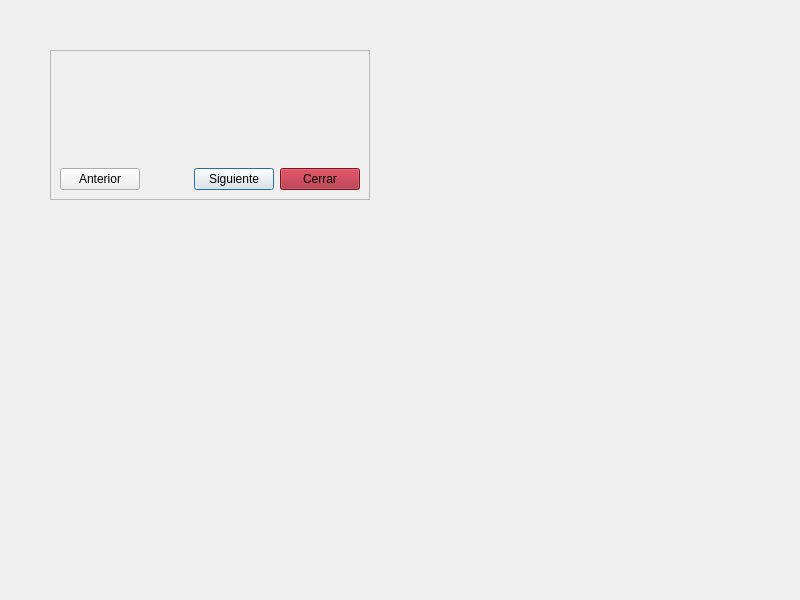
<?xml version="1.0" encoding="UTF-8"?>
<ui version="4.0">
 <class>TutorialOverlay</class>
 <widget class="QWidget" name="TutorialOverlay">
  <property name="geometry">
   <rect>
    <x>0</x>
    <y>0</y>
    <width>800</width>
    <height>600</height>
   </rect>
  </property>
  <widget class="QFrame" name="dialogFrame">
   <property name="geometry">
    <rect>
     <x>50</x>
     <y>50</y>
     <width>320</width>
     <height>150</height>
    </rect>
   </property>
   <property name="sizePolicy">
    <sizepolicy hsizetype="Preferred" vsizetype="Minimum">
     <horstretch>0</horstretch>
     <verstretch>0</verstretch>
    </sizepolicy>
   </property>
   <property name="autoFillBackground">
    <bool>true</bool>
   </property>
   <property name="frameShape">
    <enum>QFrame::Shape::StyledPanel</enum>
   </property>
   <property name="frameShadow">
    <enum>QFrame::Shadow::Raised</enum>
   </property>
   <layout class="QVBoxLayout" name="verticalLayout">
    <item>
     <widget class="QLabel" name="step_description">
      <property name="sizePolicy">
       <sizepolicy hsizetype="Preferred" vsizetype="MinimumExpanding">
        <horstretch>0</horstretch>
        <verstretch>0</verstretch>
       </sizepolicy>
      </property>
      <property name="text">
       <string></string>
      </property>
      <property name="alignment">
       <set>Qt::AlignmentFlag::AlignLeading|Qt::AlignmentFlag::AlignLeft|Qt::AlignmentFlag::AlignTop</set>
      </property>
      <property name="wordWrap">
       <bool>true</bool>
      </property>
     </widget>
    </item>
    <item>
     <layout class="QHBoxLayout" name="horizontalLayout">
      <property name="sizeConstraint">
       <enum>QLayout::SizeConstraint::SetMinimumSize</enum>
      </property>
      <item>
       <widget class="QPushButton" name="btnPrev">
        <property name="text">
         <string>Anterior</string>
        </property>
       </widget>
      </item>
      <item>
       <spacer name="horizontalSpacer">
        <property name="orientation">
         <enum>Qt::Orientation::Horizontal</enum>
        </property>
        <property name="sizeHint" stdset="0">
         <size>
          <width>40</width>
          <height>20</height>
         </size>
        </property>
       </spacer>
      </item>
      <item>
       <widget class="QPushButton" name="btnNext">
        <property name="text">
         <string>Siguiente</string>
        </property>
        <property name="default">
         <bool>true</bool>
        </property>
       </widget>
      </item>
      <item>
       <widget class="QPushButton" name="btnClose">
        <property name="styleSheet">
         <string notr="true">background-color: rgb(165, 29, 45)</string>
        </property>
        <property name="text">
         <string>Cerrar</string>
        </property>
       </widget>
      </item>
     </layout>
    </item>
   </layout>
  </widget>
 </widget>
 <resources/>
 <connections/>
</ui>
